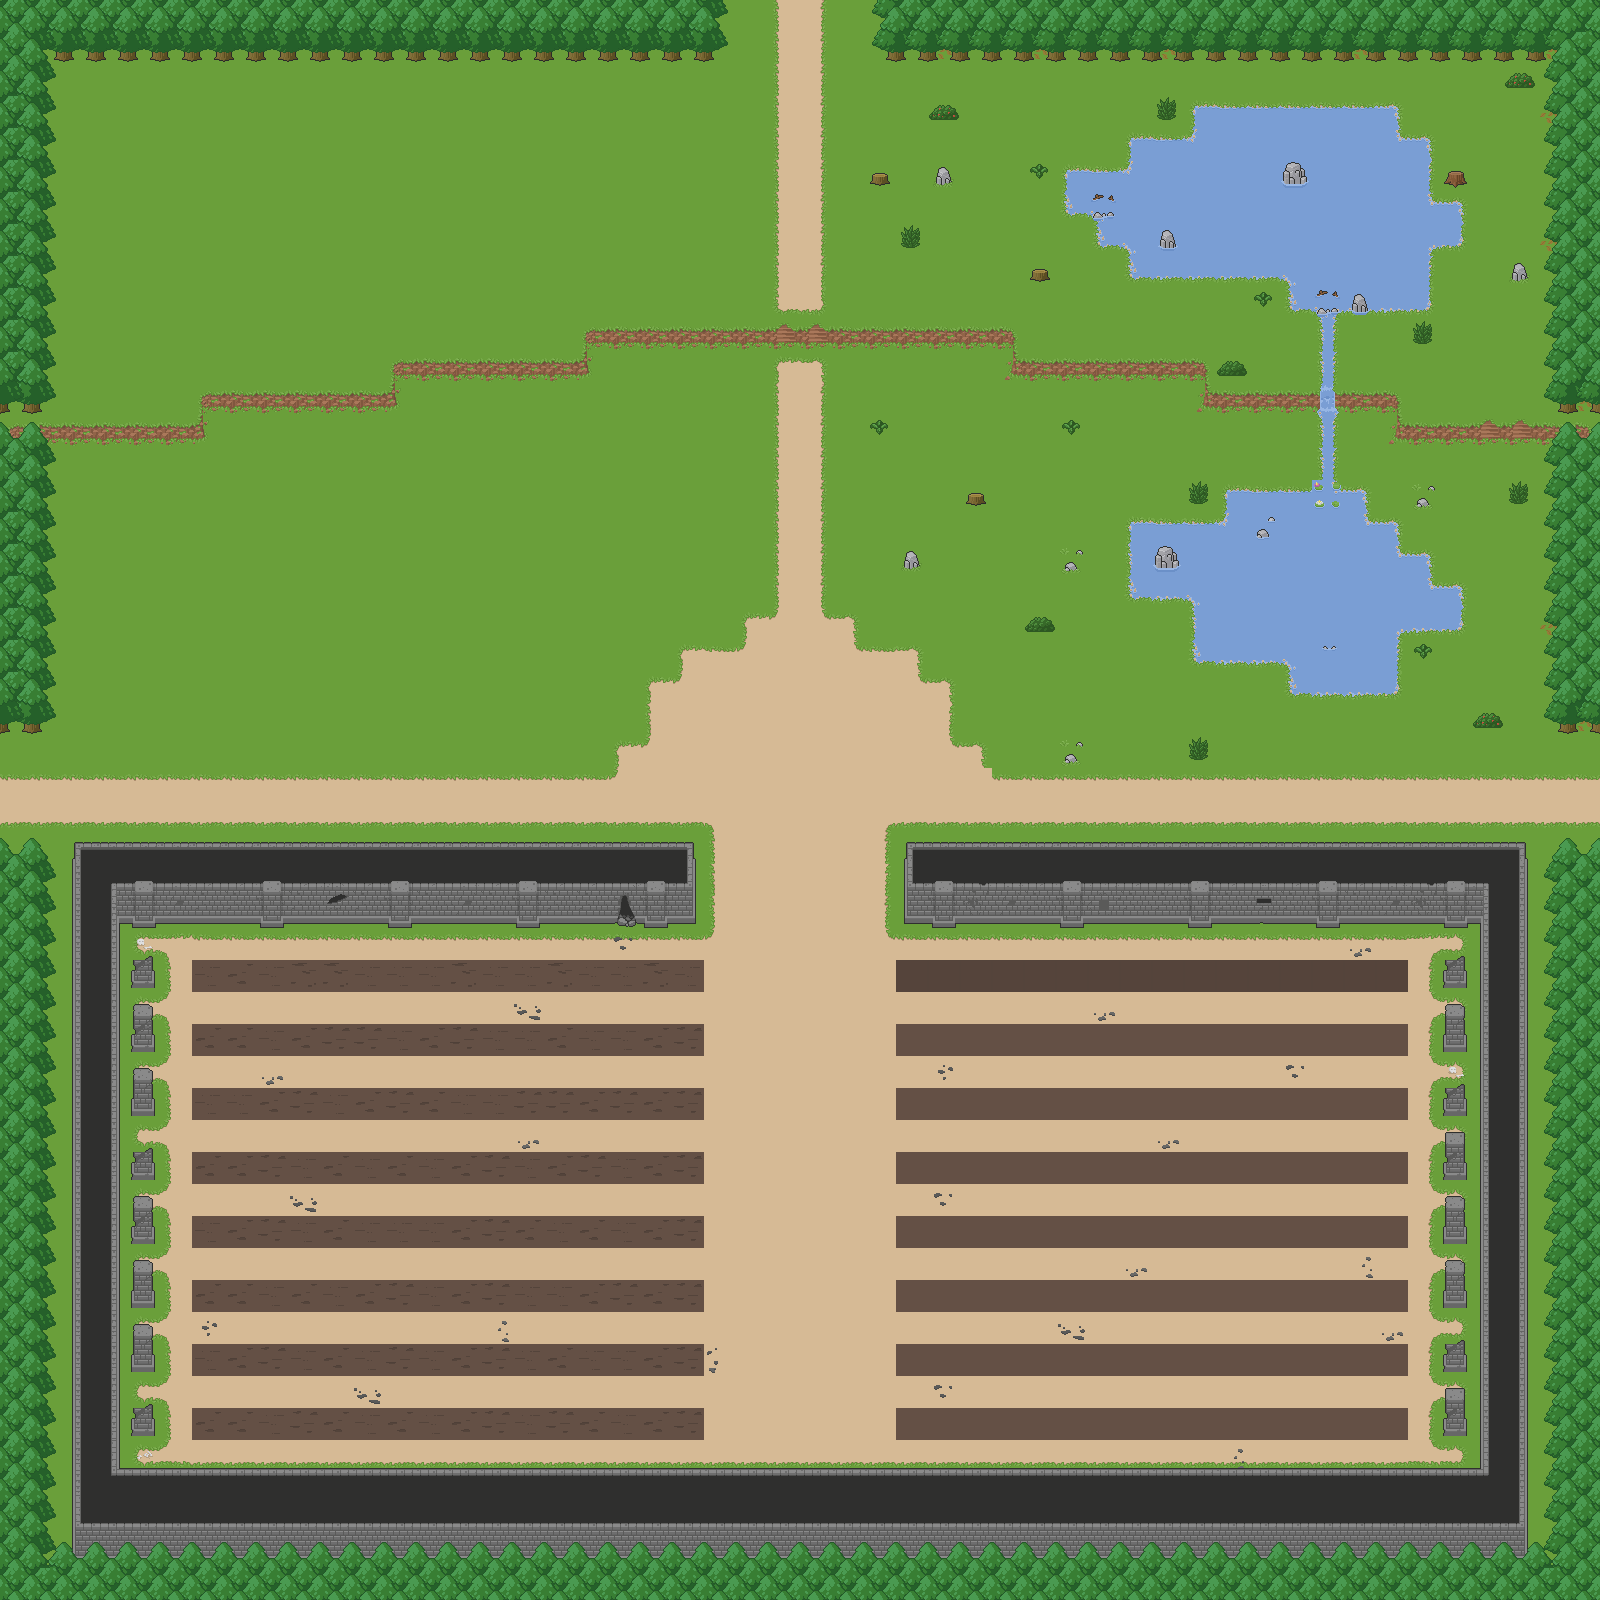

The image is a tile-based game level rendered from a .tmx file. Its description and source (layers, tilesets, objects; grid data summarised) follow:
An orthogonal 50x50 tile map with 32x32 px tiles, 4 tile layers (Sol, Plant, Mur, Tree), 1 hidden layer not drawn, 2 tilesets.

<map version="1.10" tiledversion="1.11.2" orientation="orthogonal" renderorder="right-down" width="50" height="50" tilewidth="32" tileheight="32" infinite="0" nextlayerid="9" nextobjectid="1">
 <tileset firstgid="1" name="Forest" tilewidth="32" tileheight="32" tilecount="323" columns="19">
  <image source="../../Map/Forest.png" width="639" height="544" />
 </tileset>
 <tileset firstgid="324" name="Donjon" tilewidth="32" tileheight="32" tilecount="320" columns="16">
  <image source="../../Map/Donjon.png" width="512" height="640" />
 </tileset>
 <layer id="1" name="Sol" width="50" height="50">
  <data>[2500 cells, 2500 non-empty, 34 distinct tile ids]</data>
 </layer>
 <layer id="4" name="Players" width="50" height="50" visible="0" locked="1">
  <data>[2500 cells, 0 non-empty, 0 distinct tile ids]</data>
 </layer>
 <layer id="8" name="Plant" width="50" height="50">
  <data>[2500 cells, 60 non-empty, 17 distinct tile ids]</data>
 </layer>
 <layer id="2" name="Mur" width="50" height="50">
  <data>[2500 cells, 582 non-empty, 66 distinct tile ids]</data>
 </layer>
 <layer id="7" name="Tree" width="50" height="50" locked="1">
  <data>[2500 cells, 373 non-empty, 26 distinct tile ids]</data>
 </layer>
</map>
